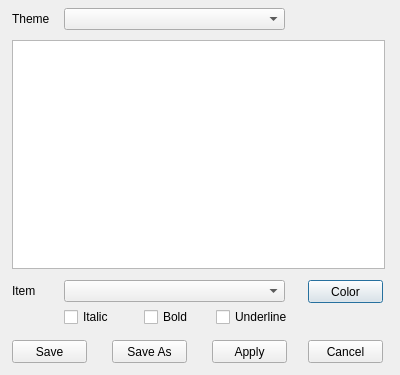
<?xml version="1.0" encoding="UTF-8"?>
<ui version="4.0">
 <class>Dialog</class>
 <widget class="QDialog" name="Dialog">
  <property name="geometry">
   <rect>
    <x>0</x>
    <y>0</y>
    <width>400</width>
    <height>375</height>
   </rect>
  </property>
  <property name="windowTitle">
   <string>Dialog</string>
  </property>
  <widget class="QPlainTextEdit" name="plainTextEdit">
   <property name="geometry">
    <rect>
     <x>12</x>
     <y>40</y>
     <width>373</width>
     <height>229</height>
    </rect>
   </property>
  </widget>
  <widget class="QLabel" name="label_2">
   <property name="geometry">
    <rect>
     <x>12</x>
     <y>284</y>
     <width>46</width>
     <height>13</height>
    </rect>
   </property>
   <property name="text">
    <string>Item</string>
   </property>
  </widget>
  <widget class="QLabel" name="label_3">
   <property name="geometry">
    <rect>
     <x>12</x>
     <y>12</y>
     <width>46</width>
     <height>13</height>
    </rect>
   </property>
   <property name="text">
    <string>Theme</string>
   </property>
  </widget>
  <widget class="QComboBox" name="comboBox">
   <property name="geometry">
    <rect>
     <x>64</x>
     <y>280</y>
     <width>221</width>
     <height>22</height>
    </rect>
   </property>
  </widget>
  <widget class="QPushButton" name="pushButton">
   <property name="geometry">
    <rect>
     <x>308</x>
     <y>280</y>
     <width>75</width>
     <height>23</height>
    </rect>
   </property>
   <property name="text">
    <string>Color</string>
   </property>
  </widget>
  <widget class="QComboBox" name="comboBox_2">
   <property name="geometry">
    <rect>
     <x>64</x>
     <y>8</y>
     <width>221</width>
     <height>22</height>
    </rect>
   </property>
  </widget>
  <widget class="QPushButton" name="pushButton_2">
   <property name="geometry">
    <rect>
     <x>12</x>
     <y>340</y>
     <width>75</width>
     <height>23</height>
    </rect>
   </property>
   <property name="text">
    <string>Save</string>
   </property>
  </widget>
  <widget class="QPushButton" name="pushButton_3">
   <property name="geometry">
    <rect>
     <x>112</x>
     <y>340</y>
     <width>75</width>
     <height>23</height>
    </rect>
   </property>
   <property name="text">
    <string>Save As</string>
   </property>
  </widget>
  <widget class="QPushButton" name="pushButton_4">
   <property name="geometry">
    <rect>
     <x>212</x>
     <y>340</y>
     <width>75</width>
     <height>23</height>
    </rect>
   </property>
   <property name="text">
    <string>Apply</string>
   </property>
  </widget>
  <widget class="QPushButton" name="pushButton_5">
   <property name="geometry">
    <rect>
     <x>308</x>
     <y>340</y>
     <width>75</width>
     <height>23</height>
    </rect>
   </property>
   <property name="text">
    <string>Cancel</string>
   </property>
  </widget>
  <widget class="QCheckBox" name="checkBox">
   <property name="geometry">
    <rect>
     <x>64</x>
     <y>308</y>
     <width>53</width>
     <height>18</height>
    </rect>
   </property>
   <property name="text">
    <string>Italic</string>
   </property>
  </widget>
  <widget class="QCheckBox" name="checkBox_2">
   <property name="geometry">
    <rect>
     <x>144</x>
     <y>308</y>
     <width>53</width>
     <height>18</height>
    </rect>
   </property>
   <property name="text">
    <string>Bold</string>
   </property>
  </widget>
  <widget class="QCheckBox" name="checkBox_3">
   <property name="geometry">
    <rect>
     <x>216</x>
     <y>308</y>
     <width>71</width>
     <height>18</height>
    </rect>
   </property>
   <property name="text">
    <string>Underline</string>
   </property>
  </widget>
 </widget>
 <resources/>
 <connections/>
</ui>
